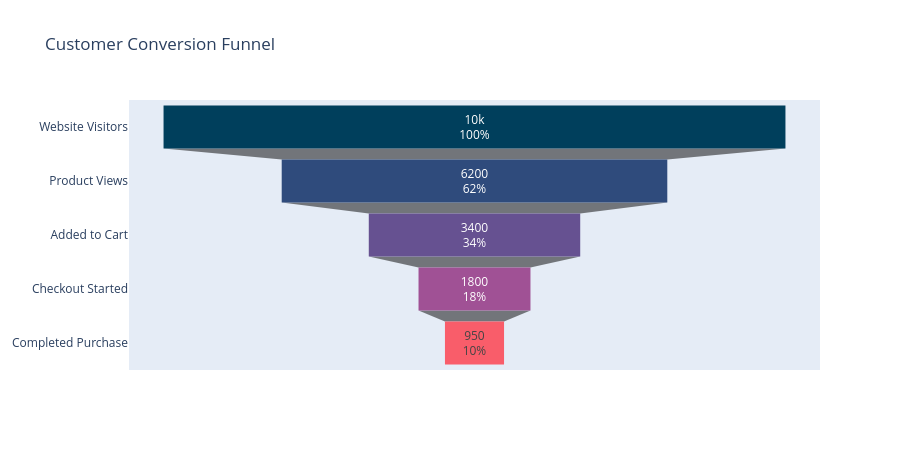

Write notebook code for a chart like this one.
### Markdown cell above
---
### 4.15 Funnel Chart

#### What is it?
A **funnel chart** shows a process where values **decrease at each stage**. The widest bar at the top represents the starting value; subsequent bars shrink as data drops out at each stage.

#### When to USE it:
- Sales or marketing pipelines
- Conversion tracking (how many leads became customers?)
- Any multi-step process where numbers reduce at each step

### Code cell
# ── FUNNEL CHART: Simulated Customer Journey Funnel ──────────────────────────

funnel_data = {
    'Stage':  ['Website Visitors','Product Views','Added to Cart','Checkout Started','Completed Purchase'],
    'Count':  [10000, 6200, 3400, 1800, 950]
}
df_funnel = pd.DataFrame(funnel_data)

fig = go.Figure(go.Funnel(
    y=df_funnel['Stage'],
    x=df_funnel['Count'],
    textinfo='value+percent initial',
    marker=dict(color=['#003f5c','#2f4b7c','#665191','#a05195','#f95d6a']),
))
fig.update_layout(title='Customer Conversion Funnel', height=450)
fig.show()
print("Each stage shows how many customers continued. Drop-off between stages = conversion loss.")

### Figure 1 — Plotly figure (JSON) as saved in the notebook; plotly's stock layout.template omitted (floating-point values rounded to 4 significant figures)
{"data": [{"marker": {"color": ["#003f5c", "#2f4b7c", "#665191", "#a05195", "#f95d6a"]}, "textinfo": "value+percent initial", "type": "funnel", "x": [10000, 6200, 3400, 1800, 950], "y": ["Website Visitors", "Product Views", "Added to Cart", "Checkout Started", "Completed Purchase"]}], "layout": {"height": 450, "title": {"text": "Customer Conversion Funnel"}}}
